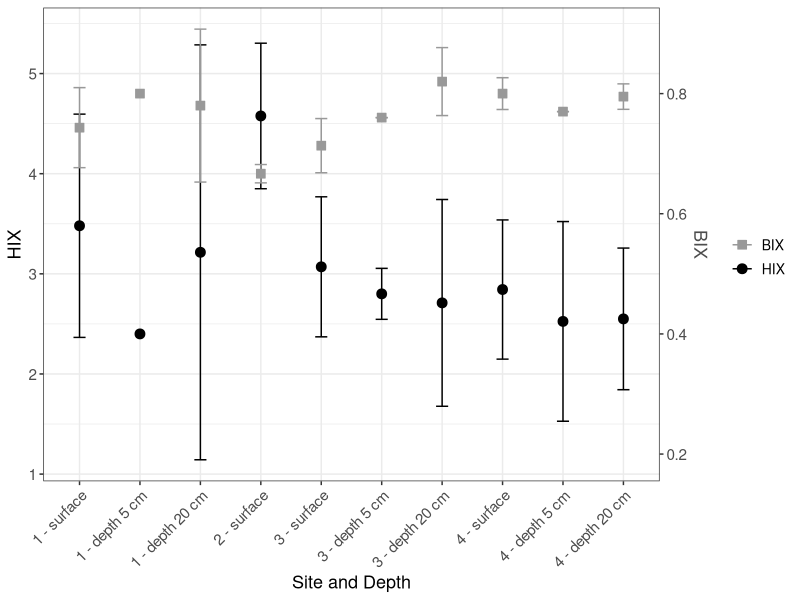

This chart was generated by the following R code:
# Load required libraries
library(ggplot2)
library(dplyr)
library(tidyr)
library(readr)

# Load data
data <- read_csv("e01.water_quality.csv")

# Clean and reformat depth labels
data <- data %>%
  mutate(
    Water_Depth = trimws(Water_Depth),
    Depth = recode(Water_Depth,
                   "surface water" = "surface",
                   "hyporheic 5cm water" = "depth 5 cm",
                   "hyporheic 20cm water" = "depth 20 cm"),
    Site = as.character(Area),
    Group = paste(Site, Depth, sep = " - ")
  )

# Convert to long format for HIX and BIX indices
long_df <- data %>%
  pivot_longer(cols = c(HIX, BIX), names_to = "Index", values_to = "Value") %>%
  drop_na(Value)

# Calculate mean and standard deviation by group and index
summary_df <- long_df %>%
  group_by(Group, Index) %>%
  summarise(
    Mean = mean(Value),
    SD = sd(Value),
    .groups = "drop"
  )

# Define desired order of Site and Depth for plotting
site_order <- c("1", "2", "3", "4")
depth_order <- c("surface", "depth 5 cm", "depth 20 cm")
group_levels <- as.vector(t(outer(site_order, depth_order, paste, sep = " - ")))

# Reorder factor levels for proper axis arrangement
summary_df$Group <- factor(summary_df$Group, levels = group_levels)

# Pivot wider for plotting
wide_df <- summary_df %>%
  pivot_wider(names_from = Index, values_from = c(Mean, SD)) %>%
  mutate(Group = factor(Group, levels = group_levels))

# Generate dual-axis plot with legend
ggplot(wide_df, aes(x = Group)) +
  geom_point(aes(y = Mean_HIX, color = "HIX"), shape = 21, fill = "black", size = 3) +
  geom_errorbar(aes(ymin = Mean_HIX - SD_HIX, ymax = Mean_HIX + SD_HIX, color = "HIX"), width = 0.2) +
  geom_point(aes(y = Mean_BIX * 6, color = "BIX"), shape = 22, fill = "gray60", size = 3) +
  geom_errorbar(aes(ymin = (Mean_BIX - SD_BIX) * 6, ymax = (Mean_BIX + SD_BIX) * 6, color = "BIX"), width = 0.2) +
  scale_color_manual(
    name = "",
    values = c("HIX" = "black", "BIX" = "gray60")
  ) +
  scale_y_continuous(
    name = "HIX",
    sec.axis = sec_axis(~./6, name = "BIX")
  ) +
  labs(x = "Site and Depth") +
  theme_bw() +
  theme(
    axis.text.x = element_text(angle = 45, hjust = 1),
    axis.title.y = element_text(size = 13),
    axis.title.y.right = element_text(size = 13, color = "gray30"),
    axis.title.x = element_text(size = 13),
    axis.text = element_text(size = 11),
    legend.title = element_text(size = 12),
    legend.text = element_text(size = 10),
    legend.position = "right"
  )